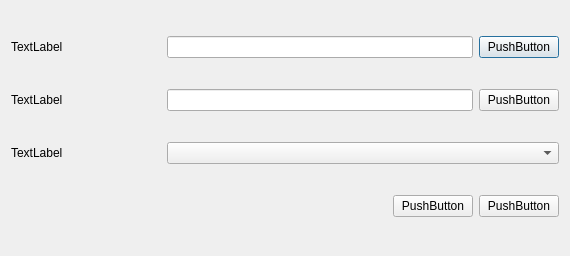
<?xml version="1.0" encoding="UTF-8"?>
<ui version="4.0">
 <class>MosaicoDialog</class>
 <widget class="QDialog" name="MosaicoDialog">
  <property name="geometry">
   <rect>
    <x>0</x>
    <y>0</y>
    <width>570</width>
    <height>256</height>
   </rect>
  </property>
  <property name="windowTitle">
   <string>Dialog</string>
  </property>
  <layout class="QVBoxLayout" name="verticalLayout">
   <item>
    <layout class="QHBoxLayout" name="horizontalLayout">
     <item>
      <widget class="QLabel" name="carpetalabel">
       <property name="minimumSize">
        <size>
         <width>150</width>
         <height>0</height>
        </size>
       </property>
       <property name="maximumSize">
        <size>
         <width>100</width>
         <height>16777215</height>
        </size>
       </property>
       <property name="text">
        <string>TextLabel</string>
       </property>
      </widget>
     </item>
     <item>
      <widget class="QLineEdit" name="carpetaEditText"/>
     </item>
     <item>
      <widget class="QPushButton" name="seleccionarCarpetaBoton">
       <property name="text">
        <string>PushButton</string>
       </property>
      </widget>
     </item>
    </layout>
   </item>
   <item>
    <layout class="QHBoxLayout" name="horizontalLayout_2">
     <item>
      <widget class="QLabel" name="matchesLabel">
       <property name="minimumSize">
        <size>
         <width>150</width>
         <height>0</height>
        </size>
       </property>
       <property name="maximumSize">
        <size>
         <width>200</width>
         <height>16777215</height>
        </size>
       </property>
       <property name="text">
        <string>TextLabel</string>
       </property>
      </widget>
     </item>
     <item>
      <widget class="QLineEdit" name="ficheroEditText"/>
     </item>
     <item>
      <widget class="QPushButton" name="seleccionarFicheroMatchesBoton">
       <property name="text">
        <string>PushButton</string>
       </property>
      </widget>
     </item>
    </layout>
   </item>
   <item>
    <layout class="QHBoxLayout" name="horizontalLayout_3">
     <item>
      <widget class="QLabel" name="camaraLabel">
       <property name="sizePolicy">
        <sizepolicy hsizetype="Preferred" vsizetype="Preferred">
         <horstretch>0</horstretch>
         <verstretch>0</verstretch>
        </sizepolicy>
       </property>
       <property name="minimumSize">
        <size>
         <width>150</width>
         <height>0</height>
        </size>
       </property>
       <property name="maximumSize">
        <size>
         <width>100</width>
         <height>16777215</height>
        </size>
       </property>
       <property name="text">
        <string>TextLabel</string>
       </property>
      </widget>
     </item>
     <item>
      <widget class="QComboBox" name="camarasCombo"/>
     </item>
    </layout>
   </item>
   <item>
    <layout class="QHBoxLayout" name="horizontalLayout_4">
     <item>
      <spacer name="horizontalSpacer">
       <property name="orientation">
        <enum>Qt::Horizontal</enum>
       </property>
       <property name="sizeHint" stdset="0">
        <size>
         <width>40</width>
         <height>20</height>
        </size>
       </property>
      </spacer>
     </item>
     <item>
      <widget class="QPushButton" name="cancelarBoton">
       <property name="text">
        <string>PushButton</string>
       </property>
      </widget>
     </item>
     <item>
      <widget class="QPushButton" name="okBoton">
       <property name="text">
        <string>PushButton</string>
       </property>
      </widget>
     </item>
    </layout>
   </item>
  </layout>
 </widget>
 <resources/>
 <connections/>
</ui>
